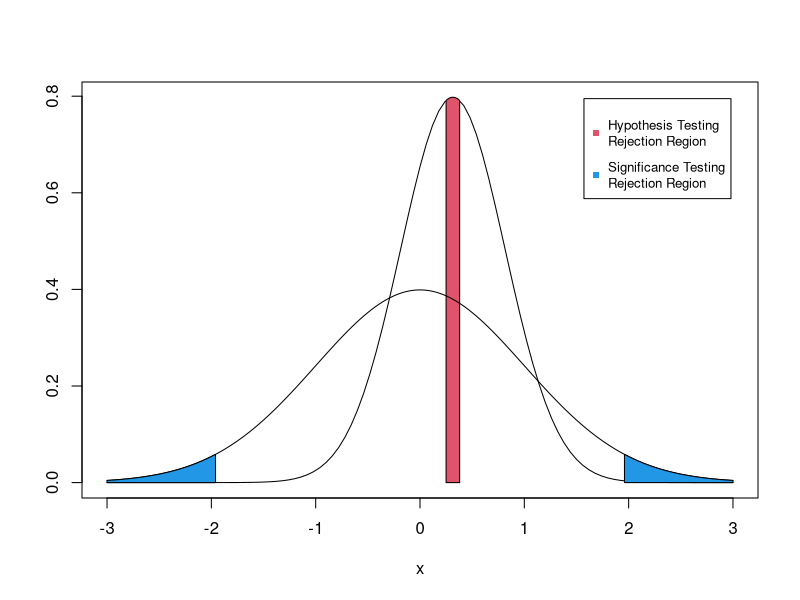

Write the R code that produced this figure.
# Shade regions under a curve

x <- -300:300*0.01
null <- dnorm(x, 0, 1)

curve(dnorm(x, 0.315, 0.5), xlim = c(-3, 3), ylab = "")
polygon(c(0.25, seq(0.25, 0.38, 0.01), 0.38), 
        c(0, dnorm(seq(0.25, 0.38, 0.01), 0.315, 0.5), 0), col = 2)
lines(x, null, type = 'l')
polygon(c(1.96, seq(1.96, 3, 0.01), 3), 
        c(0, dnorm(seq(1.96, 3, 0.01)), 0), col = 4)
polygon(c(-3, seq(-3, -1.96, 0.01), -1.96), 
        c(0, dnorm(seq(-3, -1.96, 0.01)), 0), col = 4)
legend("topright", 
       c("Hypothesis Testing\nRejection Region", 
         "Significance Testing\nRejection Region"), 
       col = c(2,4), pch = 15, cex = 0.8, inset = .04, y.intersp = 2)